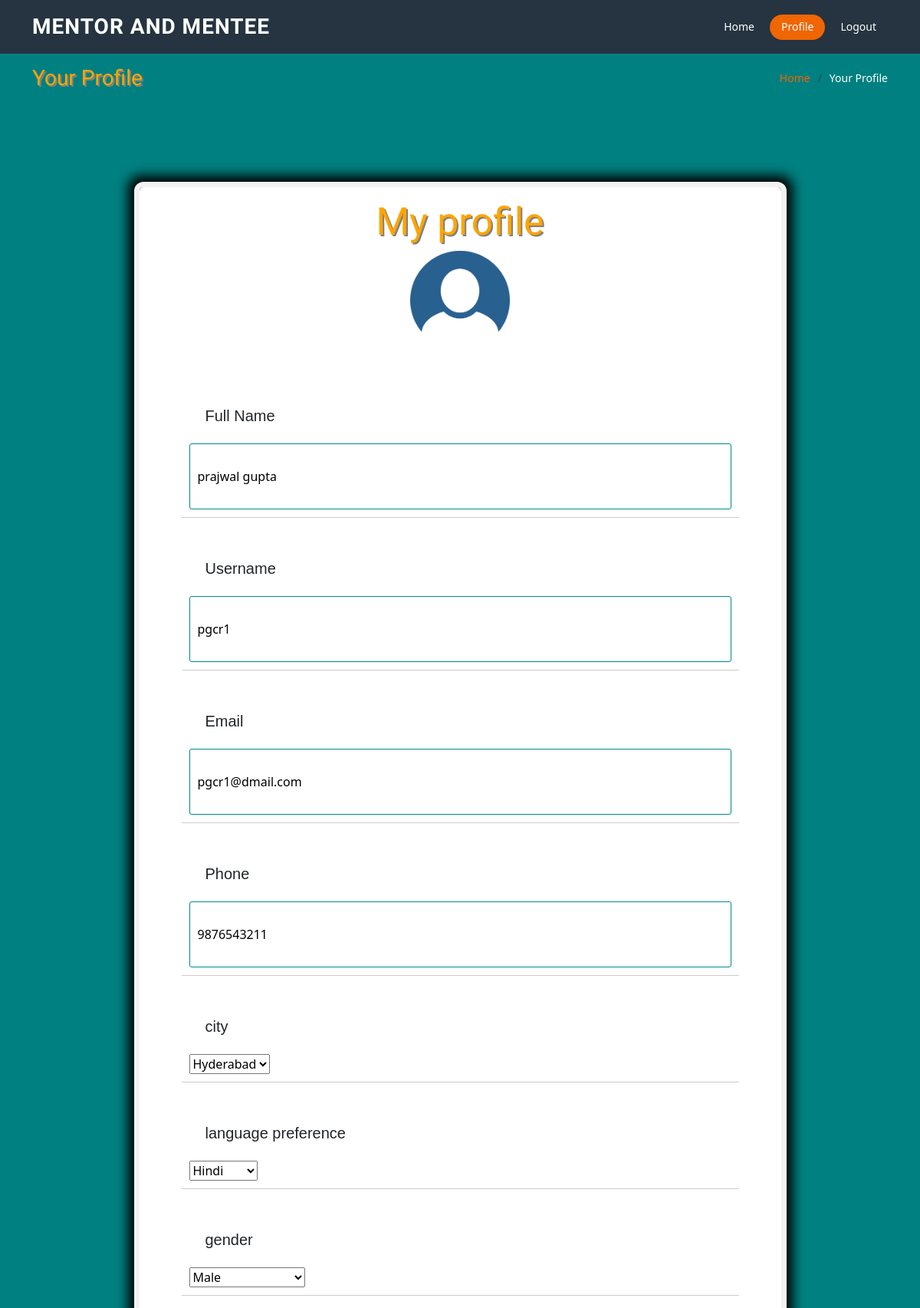
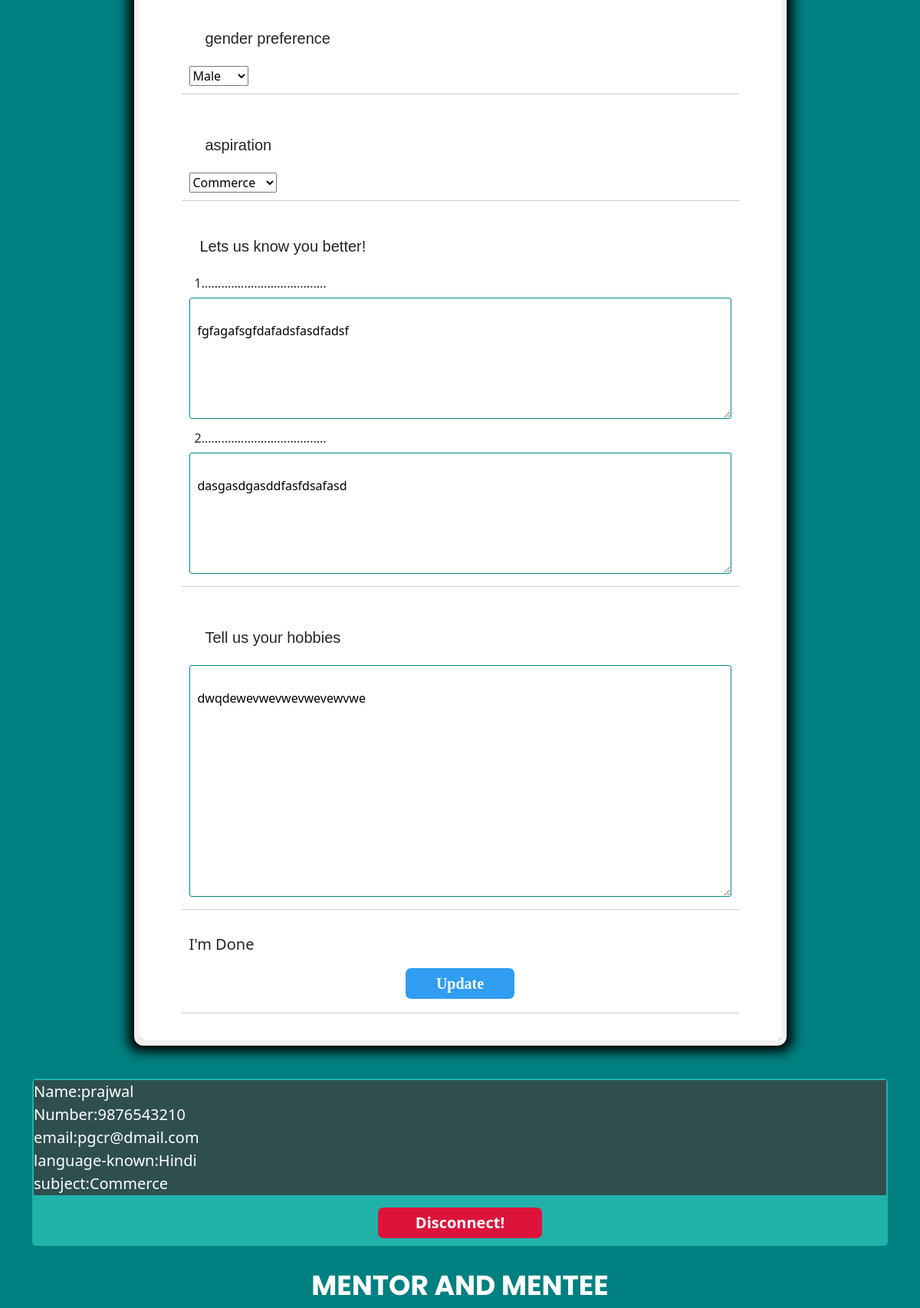
The page /profile (signed in, upper part) on the database its author committed (2 pictures, top to bottom).
### project/models.py (models this page shows, shortened)
class User(db.Model, UserMixin):
    id = db.Column(db.Integer, primary_key=True)
    fullname = db.Column(db.String(100), nullable=False)
    username = db.Column(db.String(100), unique=True, nullable=False)
    email = db.Column(db.String(120), unique=True, nullable=False)
    phone = db.Column(db.String(100), unique=True, nullable=False)
    password = db.Column(db.String(60), nullable=False)
    urole = db.Column(db.String(80))
    mentor = db.relationship('Mentor', backref='user', uselist=False)
    mentee = db.relationship('Mentee', backref='user', uselist=False)
    def __repr__(self):
        return f"User('{self.username}', '{self.email}')"

class Mentee(db.Model):
    id = db.Column(db.Integer, primary_key=True)
    hobbies = db.Column(db.String, nullable=True)
    city = db.Column(db.String, nullable=True)
    lat = db.Column(db.Float, nullable=True)
    long = db.Column(db.Float, nullable=True)
    time_delta = db.Column(db.Float, nullable=True)
    gender_pref = db.Column(db.String, nullable=True)
    gender = db.Column(db.String, nullable=True)
    language_pref = db.Column(db.String, nullable=True)
    aspiration = db.Column(db.String, nullable=True)
    bq_1 = db.Column(db.String, nullable=True)
    bq_2 = db.Column(db.String, nullable=True)
    ready = db.Column(db.Boolean, nullable=False, default=False)
    user_id = db.Column(db.Integer, db.ForeignKey('user.id'), unique=True)
    mentor_id = db.Column(db.Integer, db.ForeignKey('mentor.id'), unique=True, nullable=True)

class Mentor(db.Model):
    id = db.Column(db.Integer, primary_key=True)
    hobbies = db.Column(db.String, nullable=True)
    city = db.Column(db.String, nullable=True)
    lat = db.Column(db.Float, nullable=True)
    long = db.Column(db.Float, nullable=True)
    time_delta = db.Column(db.Float, nullable=True)
    gender = db.Column(db.String, nullable=True)
    language = db.Column(db.String, nullable=True)
    expertise_1 = db.Column(db.String, nullable=True)
    bq_1 = db.Column(db.String, nullable=True)
    bq_2 = db.Column(db.String, nullable=True)
    ready = db.Column(db.Boolean, nullable=False, default=False)
    user_id = db.Column(db.Integer, db.ForeignKey('user.id'), unique=True)
    mentees = db.relationship("Mentee", backref="mentor", lazy=True)

### project/routes.py (the view, shortened to what this page needs)
@app.route("/profile", methods=['GET', 'POST'])
@login_required(role="ANY")
def profile():
    print(User.query.get(1))
    ready = False
    pot_mentors = []
    connect_form = ConnectForm()
    disconnect_form = DisconnectForm()
    find_form = FindForm()
    form = MentorForm()
    form2 = MenteeForm()
    print(current_user.urole)
    if current_user.urole == "MENTEE":
        print("Inside mentee")
        mentee = current_user.mentee
        ready = current_user.mentee.ready
        if request.method == 'GET':
            form2.fullname.data = current_user.fullname
            form2.username.data = current_user.username
            form2.email.data = current_user.email
            form2.phone.data = current_user.phone
            form2.city.data = mentee.city
            form2.gender.data = mentee.gender
            form2.gender_pref.data = mentee.gender_pref
            form2.language_pref.data = mentee.language_pref
            form2.aspiration.data = mentee.aspiration
            form2.b1.data = mentee.bq_1
            form2.b2.data = mentee.bq_2
            form2.hobbies.data = mentee.hobbies
    return render_template('userprofile.html', mentorform=form, menteeform=form2, ready=ready, find_form=find_form,
                           connect_form=connect_form, disconnect_form=disconnect_form, pot_mentors=pot_mentors)

### project/templates/userprofile.html (shortened to what this page needs)
<!DOCTYPE html>
<html lang="en">
<head>
  <link href="{{url_for('static', filename='assets/vendor/animate.css/animate.min.css')}}" rel="stylesheet">
  <link href="{{url_for('static', filename='assets/vendor/aos/aos.css')}}" rel="stylesheet">
  <link href="{{url_for('static', filename='assets/vendor/bootstrap/css/bootstrap.min.css')}}" rel="stylesheet">
  <link href="{{url_for('static', filename='assets/vendor/bootstrap-icons/bootstrap-icons.css')}}" rel="stylesheet">
  <link href="{{url_for('static', filename='assets/vendor/boxicons/css/boxicons.min.css')}}" rel="stylesheet">
  <link href="{{url_for('static', filename='assets/vendor/glightbox/css/glightbox.min.css')}}" rel="stylesheet">
  <link href="{{url_for('static', filename='assets/vendor/remixicon/remixicon.css')}}" rel="stylesheet">
  <link href="{{url_for('static', filename='assets/vendor/swiper/swiper-bundle.min.css')}}" rel="stylesheet">
  <link href="{{url_for('static', filename='assets/css/style.css')}}" rel="stylesheet">
  <link href="{{url_for('static', filename='assets/css/style3.css')}}" rel="stylesheet">
</head>
<body>
  <header id="header" class="fixed-top d-flex align-items-center ">
    <div class="container d-flex align-items-center justify-content-between">
      <div class="logo">
        <h1><a href="{{url_for('home')}}">MENTOR AND MENTEE</a></h1>
      </div>
           <nav id="navbar" class="navbar">
        <ul>
          <li><a class="nav-link scrollto" href="{{url_for('home')}}">Home</a></li>
		  <li><a class="nav-link scrollto active" href="{{url_for('profile')}}">Profile</a></li>
		  <li><a class="nav-link scrollto" href="{{url_for('logout')}}">Logout</a></li>
        </ul>
      </nav>
    </div>
  </header>
  <main id="main">
    <section class="breadcrumbs" style="background-color:teal;color:white">
      <div class="container">
        <div class="d-flex justify-content-between align-items-center">
          <h2>Your Profile</h2>
          <ol>
            <li><a href="{{url_for('home')}}">Home</a></li>
            <li>Your Profile</li>
          </ol>
        </div>
      </div>
    </section>
    <section class="inner-page">
      <div class="container">
 <div class="container1">
	<h2 >My profile</h2>
	<div class="image"><img class="img" src="{{url_for('static', filename='assets/img/profile.jpg')}}" alt="profile_pic" ></div>
	<form method="POST" action="">
		<div class="f1">
			{% if current_user.urole == "MENTOR" %}
			<div class="flabel">
				<label for="fname">{{mentorform.fullname.label}}</label>
				</div>
			<div class="fentry">
				{{mentorform.fullname(placeholder="Full Name")}}
			</div>
			{% else %}
			<div class="flabel">
				<label for="fname">{{menteeform.fullname.label}}</label>
				</div>
			<div class="fentry">
				{{menteeform.fullname(placeholder="Full Name")}}
			</div>
			{% endif %}
		</div>
		<div class="f1">
			{% if current_user.urole == "MENTOR" %}
			<div class="flabel">
				<label for="uname">{{mentorform.username.label}}</label>
				</div>
			<div class="fentry">
				{{mentorform.username(placeholder="username")}}
			</div>
			{% else %}
			<div class="flabel">
				<label for="uname">{{menteeform.username.label}}</label>
				</div>
			<div class="fentry">
				{{menteeform.username(placeholder="username")}}
			</div>
			{% endif %}
		</div>
		<div class="f1">
			{% if current_user.urole == "MENTOR" %}
			<div class="flabel">
				<label for="email">{{mentorform.email.label}}</label>
				</div>
			<div class="fentry">
				{{mentorform.email(placeholder="email")}}
			</div>
			{% else %}
			<div class="flabel">
				<label for="email">{{menteeform.email.label}}</label>
				</div>
			<div class="fentry">
				{{menteeform.email(placeholder="email")}}
			</div>
			{% endif %}
		</div>
		<div class="f1">
			{% if current_user.urole == "MENTOR" %}
			<div class="flabel">
				<label for="pnum">{{mentorform.phone.label}}</label>
				</div>
			<div class="fentry">
				{{mentorform.phone(placeholder="+919876543210")}}
			</div>
			{% else %}
			<div class="flabel">
				<label for="pnum">{{menteeform.phone.label}}</label>
				</div>
			<div class="fentry">
				{{menteeform.phone(placeholder="+919876543210")}}
			</div>
			{% endif %}
		</div>
		<div class="f1">
			{% if current_user.urole == "MENTOR" %}
			<div class="flabel">
				<label for="city">{{mentorform.city.label}}</label>
				</div>
			<div class="fentry3">
				{{mentorform.city()}}
			</div>
			{% else %}
			<div class="flabel">
				<label for="city">{{menteeform.city.label}}</label>
				</div>
			<div class="fentry3">
			{{menteeform.city()}}
			</div>
			{% endif %}
		</div>
		<div class="f1">
			{% if current_user.urole=="MENTOR" %}
			<div class="flabel">
				<label for="lang">{{mentorform.language.label}}</label>
				</div>
			<div class="fentry3">
				{{mentorform.language()}}
			</div>
			{% else %}
			<div class="flabel">
				<label for="lang">{{menteeform.language_pref.label}}</label>
				</div>
			<div class="fentry3">
				{{menteeform.language_pref()}}
			</div>
			{% endif %}
		</div>
		<div class="f1">
			{% if current_user.urole=="MENTOR" %}
			<div class="flabel">
				<label for="gen">{{mentorform.gender.label}}</label>
				</div>
				<div class="fentry4">
					{{mentorform.gender()}}
				</div>
			{% else %}
			<div class="flabel">
				<label for="gen">{{menteeform.gender.label}}</label>
				</div>
				<div class="fentry4">
					{{menteeform.gender()}}
				</div>
			{% endif %}
		</div>
		{% if current_user.urole=="MENTEE" %}
		<div class="f1">
			<div class="flabel">
				<label for="lang">{{menteeform.gender_pref.label}}</label>
				</div>
				<div class="fentry4">
					{{menteeform.gender_pref()}}
				</div>
		</div>
		{% endif %}
		<div class="f1">
			{% if current_user.urole=="MENTOR" %}
			<div class="flabel">
				<label for="gen">{{mentorform.expertise.label}}</label>
				</div>
				<div class="fentry4">
					{{mentorform.expertise()}}
				</div>
			{% else %}
			<div class="flabel">
				<label for="gen">{{menteeform.aspiration.label}}</label>
				</div>
				<div class="fentry4">
					{{menteeform.aspiration()}}
				</div>
			{% endif %}
		</div>
		<div class="f1">
			<div class="flabel">
				<label for="behav_ques">Lets us know you better!</label>
			</div>
			{% if current_user.urole=="MENTOR" %}
			<div class="fentry2">
				<div class="innerfabel">
				<label for="behav_ques">1. How do you describe yourself?</label>
				</div>
				{{mentorform.b1(cols="50", rows="4")}}
				<div class="innerfabel">
				<label for="behav_ques">2. What did you like the most about school?</label>
				</div>
				{{mentorform.b2(cols="50", rows="4")}}
			</div>
			{% else %}
			<div class="fentry2">
				<div class="innerfabel">
				<label for="behav_ques">1......................................</label>
				</div>
				{{menteeform.b1(cols="50", rows="4")}}
				<div class="innerfabel">
				<label for="behav_ques">2......................................</label>
				</div>
				{{menteeform.b2(cols="50", rows="4")}}
			</div>
			{% endif %}
		</div>
		<div class="f1">
			{% if current_user.urole=="MENTOR" %}
			<div class="flabel">
				<label for="hobies">{{mentorform.hobbies.label}}</label>
				</div>
			<div class="fentry2">
				{{mentorform.hobbies(cols="30", rows="10", placeholder="I love dancing,learning,cooking.....")}}
			</div>
			{% else %}
			<div class="flabel">
				<label for="hobies">{{menteeform.hobbies.label}}</label>
				</div>
			<div class="fentry2">
				{{menteeform.hobbies(cols="30", rows="10", placeholder="I love dancing,learning,cooking.....")}}
			</div>
			{% endif %}
		</div>
		<div class="bottm_text">
			<p >I'm Done</p>
			{% if current_user.urole=="MENTOR" %}
			{{mentorform.submit(class="update")}}
			{% else %}
			{{menteeform.submit2(class="update")}}
			{% endif %}
		</div>
	</form>
 </div>
 {% if current_user.urole=="MENTEE" %}
 	{% if current_user.mentee.mentor_id %}
	 <div class="container2">
		<div class="mentor_text">
			<p>
			Name:{{current_user.mentee.mentor.user.fullname}}<br>
			Number:{{current_user.mentee.mentor.user.phone}}<br>
			email:{{current_user.mentee.mentor.user.email}}<br>
			language-known:{{current_user.mentee.mentor.language}}<br>
			subject:{{current_user.mentee.mentor.expertise_1}}<br>
			</p>
		</div>
		<form method="POST">
          {{ disconnect_form.disconnect(class="btn2") }}
        </form>
	 </div>
 	{% endif %}
 {% endif %}
 </body>
</html>
  <footer id="footer" style="background-color:teal">
    <div class="container">
      <h3>MENTOR AND MENTEE</h3>
    </div>
  </footer>
</body>
</html>

### rows shown on the page
User: fullname "prajwal gupta", username "pgcr1", email "pgcr1@dmail.com", phone "9876543211"
Mentee: city "Hyderabad", language_pref "Hindi", gender "Male", gender_pref "Male", aspiration "Commerce", hobbies "dwqdewevwevwevwevewvwe"
User: mentee.mentor.user.fullname "prajwal", mentee.mentor.user.phone "9876543210", mentee.mentor.user.email "pgcr@dmail.com"
Mentor: mentee.mentor.language "Hindi", mentee.mentor.expertise_1 "Commerce"

### other values the page prints
{{ menteeform.fullname.label }} "Full Name"
{{ menteeform.username.label }} "Username"
{{ menteeform.email.label }} "Email"
{{ menteeform.phone.label }} "Phone"
{{ menteeform.city.label }} "city"
{{ menteeform.language_pref.label }} "language preference"
{{ menteeform.gender.label }} "gender"
{{ menteeform.gender_pref.label }} "gender preference"
{{ menteeform.aspiration.label }} "aspiration"
{{ menteeform.hobbies.label }} "Tell us your hobbies"
